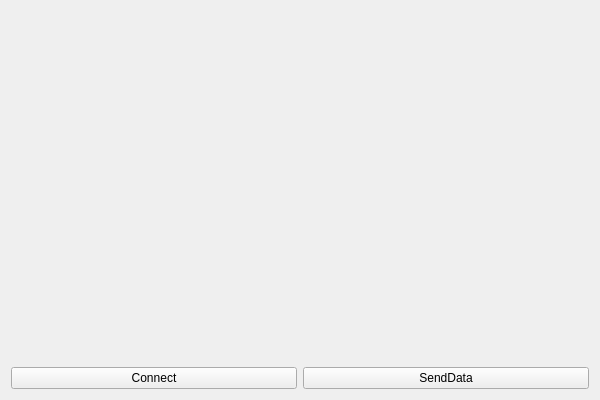
<?xml version="1.0" encoding="UTF-8"?>
<ui version="4.0">
 <class>QtClientAppClass</class>
 <widget class="QWidget" name="QtClientAppClass">
  <property name="geometry">
   <rect>
    <x>0</x>
    <y>0</y>
    <width>600</width>
    <height>400</height>
   </rect>
  </property>
  <property name="windowTitle">
   <string>QtClientApp</string>
  </property>
  <layout class="QGridLayout" name="gridLayout">
   <item row="0" column="0">
    <layout class="QVBoxLayout" name="verticalLayout">
     <item>
      <widget class="QWidget" name="wDisplay" native="true"/>
     </item>
     <item>
      <layout class="QHBoxLayout" name="horizontalLayout">
       <item>
        <widget class="QPushButton" name="Connect">
         <property name="text">
          <string>Connect</string>
         </property>
        </widget>
       </item>
       <item>
        <widget class="QPushButton" name="SendData">
         <property name="text">
          <string>SendData</string>
         </property>
        </widget>
       </item>
      </layout>
     </item>
    </layout>
   </item>
  </layout>
 </widget>
 <layoutdefault spacing="6" margin="11"/>
 <resources>
  <include location="qtclientapp.qrc"/>
 </resources>
 <connections/>
</ui>
